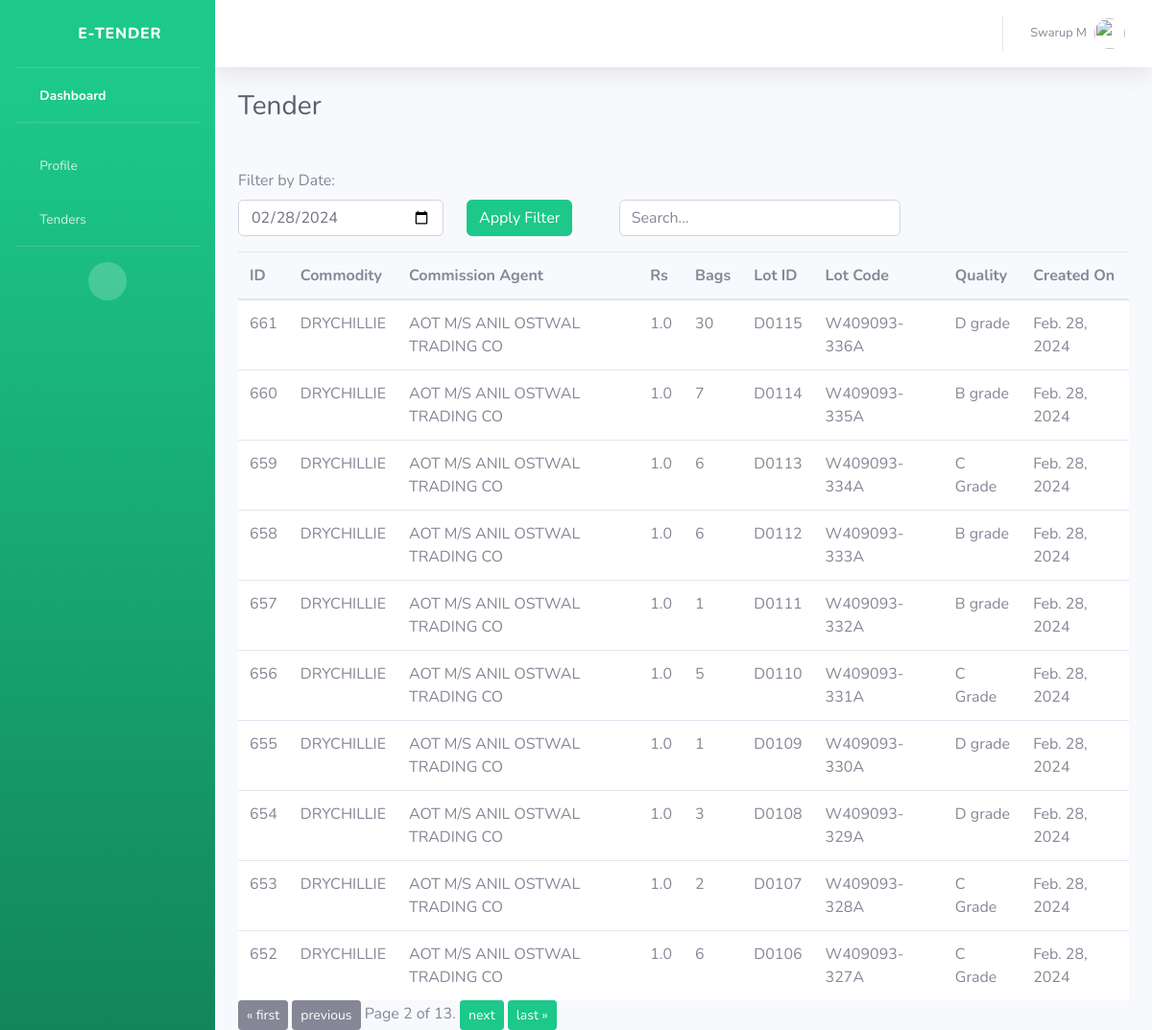
Page /operator_tender?page=2 (signed in) on the committed database.
### users/models.py (models this page shows)
class NewUser(AbstractUser):
    user_type = models.CharField(max_length=100, default='operator')
    phone_no = models.CharField(max_length=100)
    adhar_no = models.CharField(max_length=30)
    pan_no = models.CharField(max_length=40, null=True)

class APMCTender(models.Model):
    commodity = models.CharField(max_length=300)
    commission_agent = models.CharField(max_length=300)
    lot_id = models.CharField(max_length=100)
    Bags = models.IntegerField()
    lot_code = models.CharField(max_length=300)
    quality = models.CharField(max_length=200)
    rs = models.FloatField()
    operator_id = models.ForeignKey(NewUser, on_delete=models.CASCADE, default=4)
    created_on = models.DateField(default=timezone.now)

### users/views.py (the view)
# urls.py: path('operator_tender', views.operator_tender, name='operator_tender'),
def operator_tender(request):
    if request.user.user_type != 'operator':
        return HttpResponseForbidden()
    id = request.user.id
    user = request.user.first_name
    last = request.user.last_name
    latest_date = APMCTender.objects.latest('created_on').created_on if APMCTender.objects.exists() else date.today()
    filter_date = request.GET.get('date')
    print(filter_date)
    if filter_date:
        try:
            filter_date = datetime.strptime(filter_date, '%Y-%m-%d').date()
            obj_list = APMCTender.objects.filter(created_on=filter_date).order_by('-id')
        except ValueError:
            pass
    else:
        obj_list = APMCTender.objects.filter(created_on=date.today()).order_by('-id')
    paginator = Paginator(obj_list, 10)  # Show 10 objects per page
    page = request.GET.get('page', 1)
    try:
        obj = paginator.page(page)
    except PageNotAnInteger:
        obj = paginator.page(1)
    except EmptyPage:
        obj = paginator.page(paginator.num_pages)
    context = {
        'obj': obj,
        'user':user,
        'last':last,
        'default_date': date.today().strftime('%Y-%m-%d'),  # Set the default date
    }
    return render(request, 'operator_tender.html', context)

### users/templates/operator_tender.html (shortened to what this page needs)
{% extends 'base1.html' %}
{% block content %}
<div class="container-fluid">
                    <div class="d-sm-flex align-items-center justify-content-between mb-4">
                        <h1 class="h3 mb-0 text-gray-800">Tender</h1>
                    </div><br>
                    <form method="GET" action="">
                      <label for="date_filter">Filter by Date:</label>
                      <div class="row gx-3">
                          <div class="col-md-3">
                              <div class="mb-3">
                      <input class="form-control" type="date" id="date_filter" name="date" value="{{ default_date }}" />
                      </div>
                      </div>
                      <div class="col-md-2">
                      <button type="submit" class="btn btn-success">Apply Filter</button>
                  </div>
                  </form>
                  <div class="col-md-4">
                  <input type="text" class="form-control" id="searchInput" placeholder="Search...">
                  </div>
              </div>
<div class="table-responsive">
<table class="table align-middle mb-0 bg-white" id="myTable">
  <thead class="bg-light">
    <tr>
      <th>ID</th>
      <th>Commodity</th>
      <th>Commission Agent</th>
      <th>Rs</th>
      <th>Bags</th>
      <th>Lot ID</th>
      <th>Lot Code</th>
      <th>Quality</th>
      <th>Created On</th>
    </tr>
  </thead>
  <tbody>
{% for x in obj %}
    <tr>
      <td>
        <div class="d-flex align-items-center">
          <div class="ms-3">
            <p class="fw-bold mb-1">{{x.id}}</p>
          </div>
        </div>
      </td>
      <td>{{x.commodity}}</td>
      <td>{{x.commission_agent}}</td>
      <td>{{x.rs}}</td>
      <td>{{x.Bags}}</td>
      <td>{{x.lot_code}}</td>
        <td>{{x.lot_id}}</td>
          <td>{{x.quality}}</td>
            <td>{{x.created_on}}</td>
    </tr>
    {% endfor %}
  </tbody>
</table>
<div class="pagination">
  <span class="step-links">
      {% if obj.has_previous %}
      <a href="?page=1" class="btn btn-sm btn-secondary">&laquo; first</a>
      <a href="?page={{ obj.previous_page_number }}" class="btn btn-sm btn-secondary">previous</a>
      {% endif %}
      <span class="current">
          Page {{ obj.number }} of {{ obj.paginator.num_pages }}.
      </span>
      {% if obj.has_next %}
      <a href="?page={{ obj.next_page_number }}" class="btn btn-sm btn-success">next</a>
      <a href="?page={{ obj.paginator.num_pages }}" class="btn btn-sm btn-success">last &raquo;</a>
      {% endif %}
    </div>
</div>
</div>
</div>
{% endblock %}

### users/templates/base1.html (shortened to what this page needs)
<!DOCTYPE html>
<html lang="en">
<head>
    <link href="/media/assets/vendor/fontawesome-free/css/all.min.css" rel="stylesheet" type="text/css">
    <link href="/media/assets/css/sb-admin-2.min.css" rel="stylesheet">
</head>
<body id="page-top">
    <div id="wrapper">
        <ul class="navbar-nav bg-gradient-success sidebar sidebar-dark accordion" id="accordionSidebar">
            <a class="sidebar-brand d-flex align-items-center justify-content-center" href="/operator_dashboard/">
                <div class="sidebar-brand-icon rotate-n-15">
                    <i class="fas fa-calculator"></i>
                </div>
                <div class="sidebar-brand-text mx-3">E-Tender</div>
            </a>
            <hr class="sidebar-divider my-0">
            <li class="nav-item active">
                <a class="nav-link" href="/operator_dashboard/">
                    <i class="fas fa-fw fa-tachometer-alt"></i>
                    <span>Dashboard</span></a>
            </li>
            <hr class="sidebar-divider">
            <li class="nav-item">
                <a class="nav-link" href="/profile">
                    <i class="fas fa-fw fa-user"></i>
                    <span>Profile</span></a>
            </li>
            <li class="nav-item">
                <a class="nav-link" href="/operator_tender">
                    <i class="fas fa-fw fa-calculator"></i>
                    <span>Tenders</span></a>
            </li>
            <hr class="sidebar-divider d-none d-md-block">
            <div class="text-center d-none d-md-inline">
                <button class="rounded-circle border-0" id="sidebarToggle"></button>
            </div>
        </ul>
        <div id="content-wrapper" class="d-flex flex-column">
            <div id="content">
                <nav class="navbar navbar-expand navbar-light bg-white topbar mb-4 static-top shadow">
                    <ul class="navbar-nav ml-auto">
                        <li class="nav-item dropdown no-arrow">
                            <a class="nav-link dropdown-toggle" href="#" id="userDropdown" role="button"
                                data-toggle="dropdown" aria-haspopup="true" aria-expanded="false">
                                <span class="mr-2 d-none d-lg-inline text-gray-600 small">{{user}} {{last}}</span>
                                <img class="img-profile rounded-circle"
                                    src="/media/assets/img/undraw_profile.svg">
                            </a>
                        </li>
                    </ul>
                </nav>
                {% block content %}
                {% endblock %}
                </body>
                </html>

### rows in the picture
NewUser: first_name "Swarup"
APMCTender: id "661", commodity "DRYCHILLIE", commission_agent "AOT M/S ANIL OSTWAL TRADING CO", rs "1.0", Bags "30", lot_code "D0115", lot_id "W409093-336A", quality "D grade", created_on "Feb. 28, 2024"
APMCTender: id "660", commodity "DRYCHILLIE", commission_agent "AOT M/S ANIL OSTWAL TRADING CO", rs "1.0", Bags "7", lot_code "D0114", lot_id "W409093-335A", quality "B grade", created_on "Feb. 28, 2024"
APMCTender: id "659", commodity "DRYCHILLIE", commission_agent "AOT M/S ANIL OSTWAL TRADING CO", rs "1.0", Bags "6", lot_code "D0113", lot_id "W409093-334A", quality "C Grade", created_on "Feb. 28, 2024"
APMCTender: id "658", commodity "DRYCHILLIE", commission_agent "AOT M/S ANIL OSTWAL TRADING CO", rs "1.0", Bags "6", lot_code "D0112", lot_id "W409093-333A", quality "B grade", created_on "Feb. 28, 2024"
APMCTender: id "657", commodity "DRYCHILLIE", commission_agent "AOT M/S ANIL OSTWAL TRADING CO", rs "1.0", Bags "1", lot_code "D0111", lot_id "W409093-332A", quality "B grade", created_on "Feb. 28, 2024"
APMCTender: id "656", commodity "DRYCHILLIE", commission_agent "AOT M/S ANIL OSTWAL TRADING CO", rs "1.0", Bags "5", lot_code "D0110", lot_id "W409093-331A", quality "C Grade", created_on "Feb. 28, 2024"
APMCTender: id "655", commodity "DRYCHILLIE", commission_agent "AOT M/S ANIL OSTWAL TRADING CO", rs "1.0", Bags "1", lot_code "D0109", lot_id "W409093-330A", quality "D grade", created_on "Feb. 28, 2024"
APMCTender: id "654", commodity "DRYCHILLIE", commission_agent "AOT M/S ANIL OSTWAL TRADING CO", rs "1.0", Bags "3", lot_code "D0108", lot_id "W409093-329A", quality "D grade", created_on "Feb. 28, 2024"
APMCTender: id "653", commodity "DRYCHILLIE", commission_agent "AOT M/S ANIL OSTWAL TRADING CO", rs "1.0", Bags "2", lot_code "D0107", lot_id "W409093-328A", quality "C Grade", created_on "Feb. 28, 2024"
APMCTender: id "652", commodity "DRYCHILLIE", commission_agent "AOT M/S ANIL OSTWAL TRADING CO", rs "1.0", Bags "6", lot_code "D0106", lot_id "W409093-327A", quality "C Grade", created_on "Feb. 28, 2024"

### other values in the picture
{{ last }} "M"
{{ obj.number }} "2"
{{ obj.paginator.num_pages }} "13"
